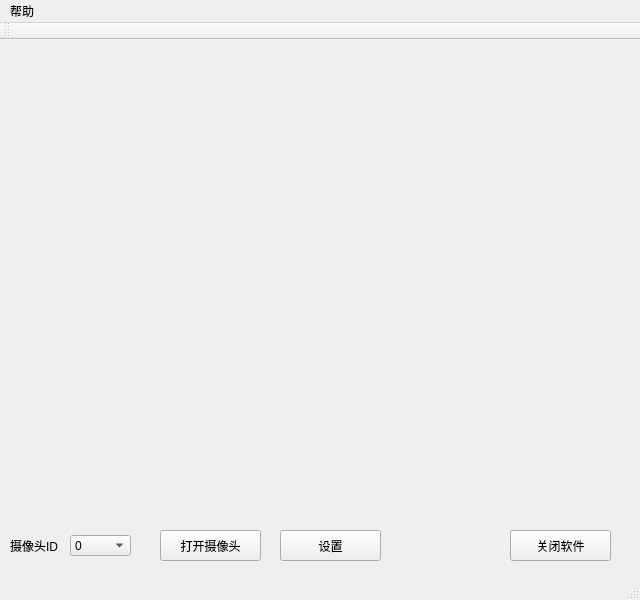
<?xml version="1.0" encoding="UTF-8"?>
<ui version="4.0">
 <class>MainWindow</class>
 <widget class="QMainWindow" name="MainWindow">
  <property name="geometry">
   <rect>
    <x>0</x>
    <y>0</y>
    <width>640</width>
    <height>600</height>
   </rect>
  </property>
  <property name="minimumSize">
   <size>
    <width>640</width>
    <height>600</height>
   </size>
  </property>
  <property name="maximumSize">
   <size>
    <width>640</width>
    <height>600</height>
   </size>
  </property>
  <property name="windowTitle">
   <string>小摄像头颜色提取  v1.0</string>
  </property>
  <widget class="QWidget" name="centralWidget">
   <widget class="QPushButton" name="open">
    <property name="geometry">
     <rect>
      <x>160</x>
      <y>490</y>
      <width>101</width>
      <height>31</height>
     </rect>
    </property>
    <property name="text">
     <string>打开摄像头</string>
    </property>
   </widget>
   <widget class="QPushButton" name="close">
    <property name="geometry">
     <rect>
      <x>510</x>
      <y>490</y>
      <width>101</width>
      <height>31</height>
     </rect>
    </property>
    <property name="text">
     <string>关闭软件</string>
    </property>
   </widget>
   <widget class="QLabel" name="label_1">
    <property name="geometry">
     <rect>
      <x>0</x>
      <y>0</y>
      <width>640</width>
      <height>480</height>
     </rect>
    </property>
    <property name="maximumSize">
     <size>
      <width>640</width>
      <height>16777215</height>
     </size>
    </property>
    <property name="text">
     <string/>
    </property>
   </widget>
   <widget class="QPushButton" name="begin">
    <property name="geometry">
     <rect>
      <x>280</x>
      <y>490</y>
      <width>101</width>
      <height>31</height>
     </rect>
    </property>
    <property name="text">
     <string>设置</string>
    </property>
   </widget>
   <widget class="QComboBox" name="comboBox">
    <property name="geometry">
     <rect>
      <x>70</x>
      <y>495</y>
      <width>61</width>
      <height>21</height>
     </rect>
    </property>
    <item>
     <property name="text">
      <string>0</string>
     </property>
    </item>
    <item>
     <property name="text">
      <string>1</string>
     </property>
    </item>
    <item>
     <property name="text">
      <string>2</string>
     </property>
    </item>
    <item>
     <property name="text">
      <string>3</string>
     </property>
    </item>
   </widget>
   <widget class="QLabel" name="label">
    <property name="geometry">
     <rect>
      <x>10</x>
      <y>495</y>
      <width>51</width>
      <height>21</height>
     </rect>
    </property>
    <property name="text">
     <string>摄像头ID</string>
    </property>
   </widget>
  </widget>
  <widget class="QMenuBar" name="menuBar">
   <property name="geometry">
    <rect>
     <x>0</x>
     <y>0</y>
     <width>640</width>
     <height>23</height>
    </rect>
   </property>
   <widget class="QMenu" name="menu">
    <property name="title">
     <string>帮助</string>
    </property>
    <addaction name="action"/>
    <addaction name="action_2"/>
   </widget>
   <addaction name="menu"/>
  </widget>
  <widget class="QToolBar" name="mainToolBar">
   <attribute name="toolBarArea">
    <enum>TopToolBarArea</enum>
   </attribute>
   <attribute name="toolBarBreak">
    <bool>false</bool>
   </attribute>
  </widget>
  <widget class="QStatusBar" name="statusBar"/>
  <action name="action">
   <property name="text">
    <string>使用说明</string>
   </property>
  </action>
  <action name="action_2">
   <property name="text">
    <string>检查更新</string>
   </property>
  </action>
 </widget>
 <layoutdefault spacing="6" margin="11"/>
 <resources/>
 <connections/>
</ui>
